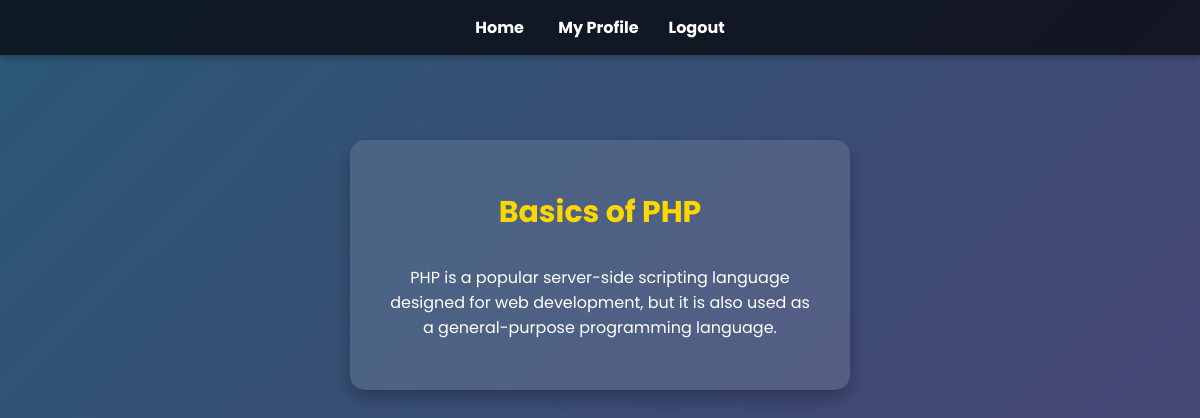
The page /read-more.php?id=3 on the database its author committed.
### tables this page shows
CREATE TABLE articles (
    id INT AUTO_INCREMENT PRIMARY KEY,
    title VARCHAR(255) NOT NULL,
    content TEXT NOT NULL
);

### read-more.php (the view, shortened to what this page needs)
<!DOCTYPE html>
<html lang="en">
<head>
    <link rel="stylesheet" href="css/style.css">
</head>
<body>
    <div class="navbar">
        <div class="nav-links">
            <a href="index.php">Home</a>
            <a href="profile.php">My Profile</a>
        </div>
        <div class="nav-links">
            <a href="logout.php">Logout</a>
        </div>
    </div>
    <div class="container">
        <?php
        include('config.php');
        if (isset($_GET['id'])) {
            $article_id = intval($_GET['id']);
            $stmt = $conn->prepare("SELECT title, content FROM articles WHERE id = ?");
            $stmt->bind_param("i", $article_id);
            $stmt->execute();
            $result = $stmt->get_result();
            if ($result->num_rows > 0) {
                $article = $result->fetch_assoc();
                echo "<h2>" . htmlspecialchars($article['title']) . "</h2>";
                echo "<p>" . nl2br(htmlspecialchars($article['content'])) . "</p>";
            } else {
                echo "<h2>Article Not Found</h2>";
                echo "<p>The article you are looking for does not exist.</p>";
            }
        } else {
            echo "<h2>No Article Selected</h2>";
            echo "<p>Please go back and select an article to read more.</p>";
        }
        ?>
    </div>
</body>
</html>

### css/style.css (style rules this page uses)
* { margin: 0; padding: 0; box-sizing: border-box; }
body { font-family: 'Poppins', Arial, sans-serif; background: linear-gradient(135deg, #2b5876, #4e4376); color: #ffffff; display: flex; flex-direction: column; align-items: center; justify-content: flex-start; min-height: 100vh; }
.navbar { width: 100%; background: rgba(0, 0, 0, 0.7); padding: 15px 20px; display: flex; justify-content: center; box-shadow: 0 4px 6px rgba(0, 0, 0, 0.2); position: fixed; top: 0; left: 0; z-index: 1000; }
.nav-links a { color: #ffffff; text-decoration: none; margin: 0 15px; font-size: 16px; font-weight: bold; transition: all 0.3s ease; }
.container { background: rgba(255, 255, 255, 0.1); padding: 50px 40px; border-radius: 15px; box-shadow: 0 8px 20px rgba(0, 0, 0, 0.3); max-width: 500px; width: 90%; text-align: center; margin-top: 140px; }
.container h2 { font-size: 30px; font-weight: bold; margin-bottom: 30px; color: #ffd700; }
.container p { font-size: 16px; color: #ffffff; margin-top: 20px; }

### rows shown on the page
articles: title "Basics of PHP", content "PHP is a popular server-side scripting language designed for web development, but it is also used as a general-purpose programming language."
